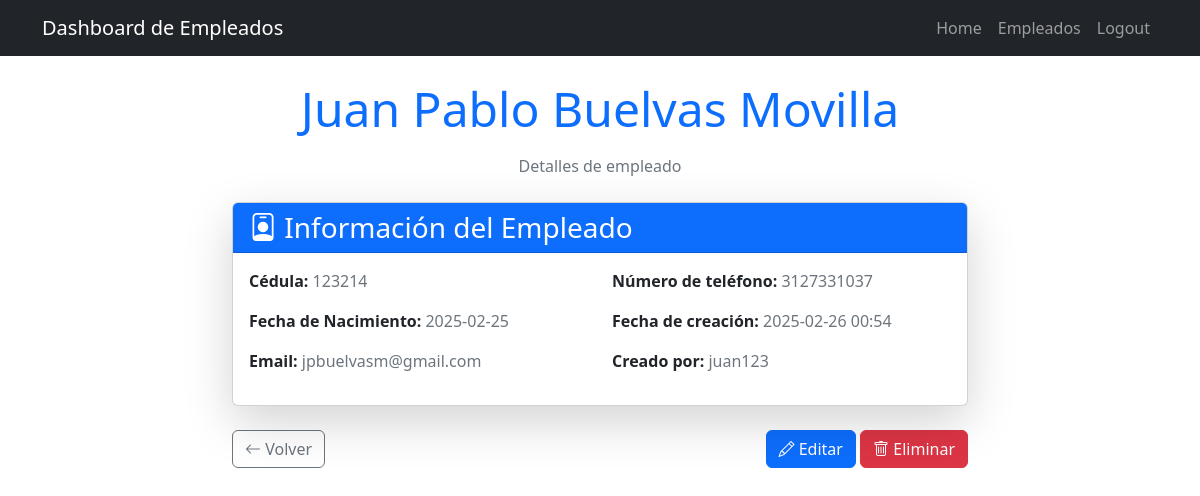
/employees/3/ (signed in), run on the app's committed database.
### employees/models.py (models this page shows, shortened)
class Employess(models.Model):
    name = models.CharField(max_length=200)
    DNI = models.CharField(max_length=20)   # en vez de IntegerField
    created = models.DateTimeField(auto_now_add=True)
    birthdate = models.DateField(null=True, blank=True)  # Cambiado a DateField
    email = models.EmailField(max_length=100)  # Cambiado a EmailField
    phone = models.CharField(max_length=20) # en vez de IntegerField
    user = models.ForeignKey(User, on_delete=models.CASCADE)

### employees/views.py (the view)
# urls.py: path('employees/<int:pk>/', EmployeeDetailView.as_view(), name='employee_detail'),
class EmployeeDetailView(LoginRequiredMixin, DetailView):
    model = Employess
    template_name = 'employee_detail.html'
    context_object_name = 'employee'

### employees/templates/employee_detail.html (shortened to what this page needs)
{% extends 'base.html' %} {% block content %}
<div class="container mt-4">
  <div class="row justify-content-center">
    <div class="col-md-8">
      <div class="text-center mb-4">
        <h1 class="display-5 mb-3 text-primary">{{ employee.name }}</h1>
        <p class="text-muted">Detalles de empleado</p>
      </div>
      <div class="card shadow-lg">
        <div class="card-header bg-primary text-white">
          <h3 class="card-title mb-0">
            <i class="bi bi-person-badge"></i> Información del Empleado
          </h3>
        </div>
        <div class="card-body">
          <div class="row">
            <div class="col-md-6">
              <p class="mb-3">
                <strong>Cédula:</strong>
                <span class="text-muted">{{ employee.DNI }}</span>
              </p>
              <p class="mb-3">
                <strong>Fecha de Nacimiento:</strong>
                <span class="text-muted"
                  >{{ employee.birthdate|date:"Y-m-d" }}</span
                >
              </p>
              <p class="mb-3">
                <strong>Email:</strong>
                <span class="text-muted">{{ employee.email }}</span>
              </p>
            </div>
            <div class="col-md-6">
              <p class="mb-3">
                <strong>Número de teléfono:</strong>
                <span class="text-muted">{{ employee.phone }}</span>
              </p>
              <p class="mb-3">
                <strong>Fecha de creación:</strong>
                <span class="text-muted"
                  >{{ employee.created|date:"Y-m-d H:i" }}</span
                >
              </p>
              <p class="mb-3">
                <strong>Creado por:</strong>
                <span class="text-muted">{{ employee.user.username }}</span>
              </p>
            </div>
          </div>
        </div>
      </div>
      <div class="d-flex justify-content-between mt-4">
        <a href="{% url 'employees' %}" class="btn btn-outline-secondary">
          <i class="bi bi-arrow-left"></i> Volver
        </a>
        <div>
          <a
            href="{% url 'update_employee' employee.id %}"
            class="btn btn-primary"
          >
            <i class="bi bi-pencil"></i> Editar
          </a>
          <a
            href="{% url 'delete_employee' employee.id %}"
            class="btn btn-danger"
          >
            <i class="bi bi-trash"></i> Eliminar
          </a>
        </div>
      </div>
    </div>
  </div>
  {% endblock %}

### data on the page
Employess: name "Juan Pablo Buelvas Movilla", DNI "123214", birthdate "2025-02-25", email "jpbuelvasm@gmail.com", phone "3127331037", created "2025-02-26 00:54", user.username "juan123"
